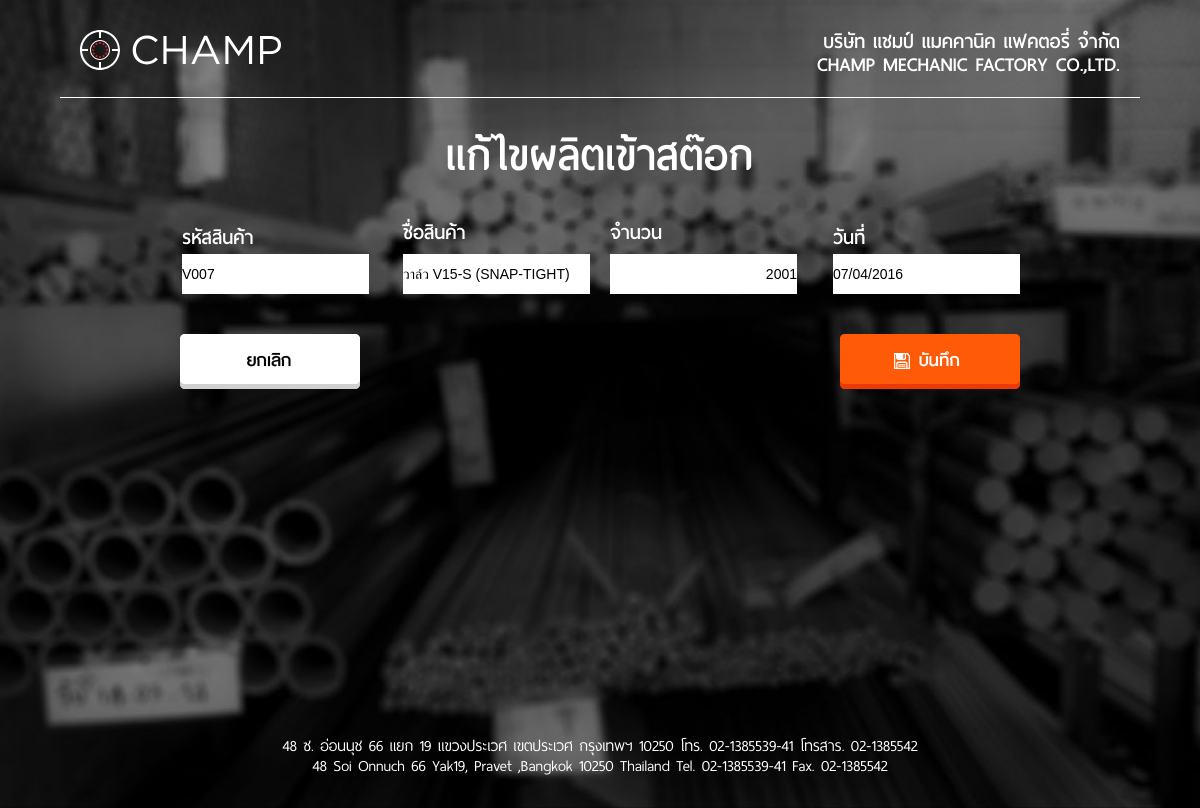
The page /edit_ro.php?id=00001 (signed in) on the database its author committed.
### tables this page shows
CREATE TABLE `stock_in` (
  `stock_in_id` int(5) UNSIGNED ZEROFILL NOT NULL,
  `product_id` varchar(255) DEFAULT NULL,
  `qty` int(11) NOT NULL,
  `created` date NOT NULL
);

CREATE TABLE `products` (
  `product_id` varchar(7) NOT NULL,
  `name` varchar(50) DEFAULT NULL,
  `unit` varchar(3) DEFAULT NULL,
  `price` int(11) DEFAULT NULL,
  `remark` varchar(10) DEFAULT NULL,
  `pic` varchar(50) DEFAULT NULL,
  `stock` int(11) NOT NULL
);

### inc/conf.php (called while the page is built, shortened)
<?php
$db_name = "champ";
$Products = "products";
$StockIn = "stock_in";
function toDatepicker($date){
  $explode = explode('-', $date);
  $new  = implode('/', array_reverse($explode));
  return $new;
}
?>

### edit_ro.php (the view, shortened to what this page needs)
<!DOCTYPE html>
<html class="nojs html" lang="en-US">
 <head>
  <link rel="stylesheet" type="text/css" href="css/site_global.css?131700929"/>
  <link rel="stylesheet" type="text/css" href="css/master_a-master.css?336593918"/>
  <link rel="stylesheet" type="text/css" href="css/new_recive.css?287436447" id="pagesheet"/>
  <link rel="stylesheet" href="//code.jquery.com/ui/1.11.4/themes/smoothness/jquery-ui.css">
 </head>
 <body class="museBGSize">
  <div class="clearfix" id="page">
   <div class="position_content" id="page_position_content">
    <div class="clearfix colelem" id="pu156">
     <a class="nonblock nontext clip_frame grpelem" id="u156" href="home.php"><img class="svg" id="u154" src="images/pasted-svg-201.svg" width="201" height="40" alt="" data-mu-svgfallback="images/pasted%20svg%20201_poster_.png"/></a>
     <div class="clearfix grpelem" id="u164-6">
      <p>บริษัท แชมป์ แมคคานิค แฟคตอรี่ จำกัด</p>
      <p>CHAMP MECHANIC FACTORY CO.,LTD.</p>
     </div>
    </div>
    <?php
    include('inc/conf.php');
      $id = $_GET['id'];
      $sql = "SELECT * FROM $StockIn a LEFT JOIN $Products b ON a.product_id=b.product_id WHERE stock_in_id = '$id'";
      $query = mysql_db_query($db_name, $sql);
      $row = mysql_fetch_row($query);
     ?>
    <form enctype="multipart/form-data" action="action_edit_ro.php?id=<?php echo $row[0];?>" method="POST" id="edit_po">
    <div class="colelem" id="u169"></div>
    <div class="clearfix colelem" id="u4690-4">
     <p>แก้ไขผลิตเข้าสต๊อก</p>
    </div>
    <div class="clearfix colelem" id="pu4689-4">
     <div class="clearfix grpelem" id="u4689-4">
      <p>รหัสสินค้า</p>
     </div>
     <div class="clearfix grpelem" id="u4692-4">
      <p>ชื่อสินค้า</p>
     </div>
     <div class="clearfix grpelem" id="u4722-4">
      <p>จำนวน</p>
     </div>
     <div class="clearfix grpelem" id="u4691-4">
      <p>วันที่</p>
     </div>
    </div>
    <div class="clearfix colelem" id="pu4696">
     <div class="grpelem" id="u4696">
     <input name="product_id" class="textbox"type="text" value="<?php echo $row[1];?>" readonly>
</div>
     <div class="grpelem" id="u4700">
      <input id="product_name" class="textbox"type="text" value="<?php echo $row[5];?>" readonly>
</div>
     <div class="grpelem" id="u4725">
      <input name="qty" class="textbox"type="text" value="<?php echo $row[2];?>" style="text-align: right;">
</div>
     <div class="grpelem" id="u4697">
      <input name="created" class="textbox" type="text" value="<?php echo toDatepicker($row[3]);?>" readonly>
</div>
    </div>
    <div class="clearfix colelem" id="pu4694">
     <a class="nonblock nontext clip_frame grpelem" id="u4694" href="overview_recive.php"><img class="block" id="u4694_img" src="images/cancle_but.png" alt="" width="180" height="55"/></a>
     <a class="nonblock nontext clip_frame grpelem" id="u4698" href="#" onclick="$(this).closest('form').submit()"><img class="block" id="u4698_img" src="images/save_but.png" alt="" width="180" height="55"/></a>
    </div>
    </form>
    <div class="clearfix colelem" id="u258-7">
     <p id="u258-2">48 ซ. อ่อนนุช 66 แยก 19 แขวงประเวศ เขตประเวศ กรุงเทพฯ 10250 โทร. 02-1385539-41 โทรสาร. 02-1385542</p>
     <p id="u258-4">48 Soi Onnuch 66 Yak19, Pravet ,Bangkok 10250 Thailand Tel. 02-1385539-41 Fax. 02-1385542</p>
     <p>&nbsp;</p>
    </div>
   </div>
  </div>
   </body>
</html>

### css/site_global.css (style rules this page uses)
html { min-height: 100%; min-width: 100%; -ms-text-size-adjust: none; }
body,div,dl,dt,dd,ul,ol,li,nav,h1,h2,h3,h4,h5,h6,pre,code,form,fieldset,legend,input,button,textarea,p,blockquote,th,td,a { margin: 0px; padding: 0px; border-width: 0px; border-style: solid; border-color: transparent; -webkit-transform-origin: left top; -ms-transform-origin: left top; -o-transform-origin: left top; transform-origin: left top; background-repeat: no-repeat; }
fieldset,img { border: 0px; border-style: solid; -webkit-transform-origin: left top; -ms-transform-origin: left top; -o-transform-origin: left top; transform-origin: left top; }
input,button,textarea,select,optgroup,option { font-family: inherit; font-size: inherit; font-style: inherit; font-weight: inherit; }
body { font-family: Arial, Helvetica Neue, Helvetica, sans-serif; text-align: left; font-size: 14px; line-height: 17px; word-wrap: break-word; text-rendering: optimizeLegibility; -moz-font-feature-settings: 'liga'; -ms-font-feature-settings: 'liga'; -webkit-font-feature-settings: 'liga'; font-feature-settings: 'liga'; }
a:link { color: #0000FF; text-decoration: underline; }
a.nontext { color: black; text-decoration: none; font-style: normal; font-weight: normal; }
.colelem { display: inline; float: left; clear: both; }
.clearfix:after { content: "\0020"; visibility: hidden; display: block; height: 0px; clear: both; }
.clip_frame { overflow: hidden; }
.svg { display: block; vertical-align: top; }
.position_content,.excludeFromNormalFlow { float: left; }
.MenuBar .SubMenuVisible,.MenuBarVertical .SubMenuVisible,.MenuBar .SubMenu .SubMenuVisible,.popup_element.Active,span.actAsPara,.actAsDiv,a.nonblock.nontext,img.block { display: block; }
.grpelem,.accordion_wrapper { display: inline; float: left; }
p,h1,h2,h3,h4,h5,h6,ol,ul,span.actAsPara { max-height: 1000000px; }
@media screen and (-webkit-min-device-pixel-ratio:0) { body { text-rendering: auto; } }

### css/master_a-master.css (style rules this page uses)
#u156 { background-color: transparent; }
#u154 { display: block; }
#u164-6 { background-color: transparent; line-height: 23px; font-size: 18px; text-align: right; color: #FFFFFF; font-family: '__ThaiSans Neue_5'; font-weight: 700; }
#u169 { background-color: #FFFFFF; }
#u258-7 { background-color: transparent; color: #FFFFFF; font-family: '__ThaiSans Neue_5'; font-weight: 400; }
#u258-2,#u258-4 { text-align: center; line-height: 20px; }

### edit_ro.php (style rules this page uses)
.textbox { outline:0; height:40px; width: 187px; }

### rows shown on the page
stock_in: product_id "V007", product.name "วาล์ว V15-S (SNAP-TIGHT)", qty "2001", created "07/04/2016"
